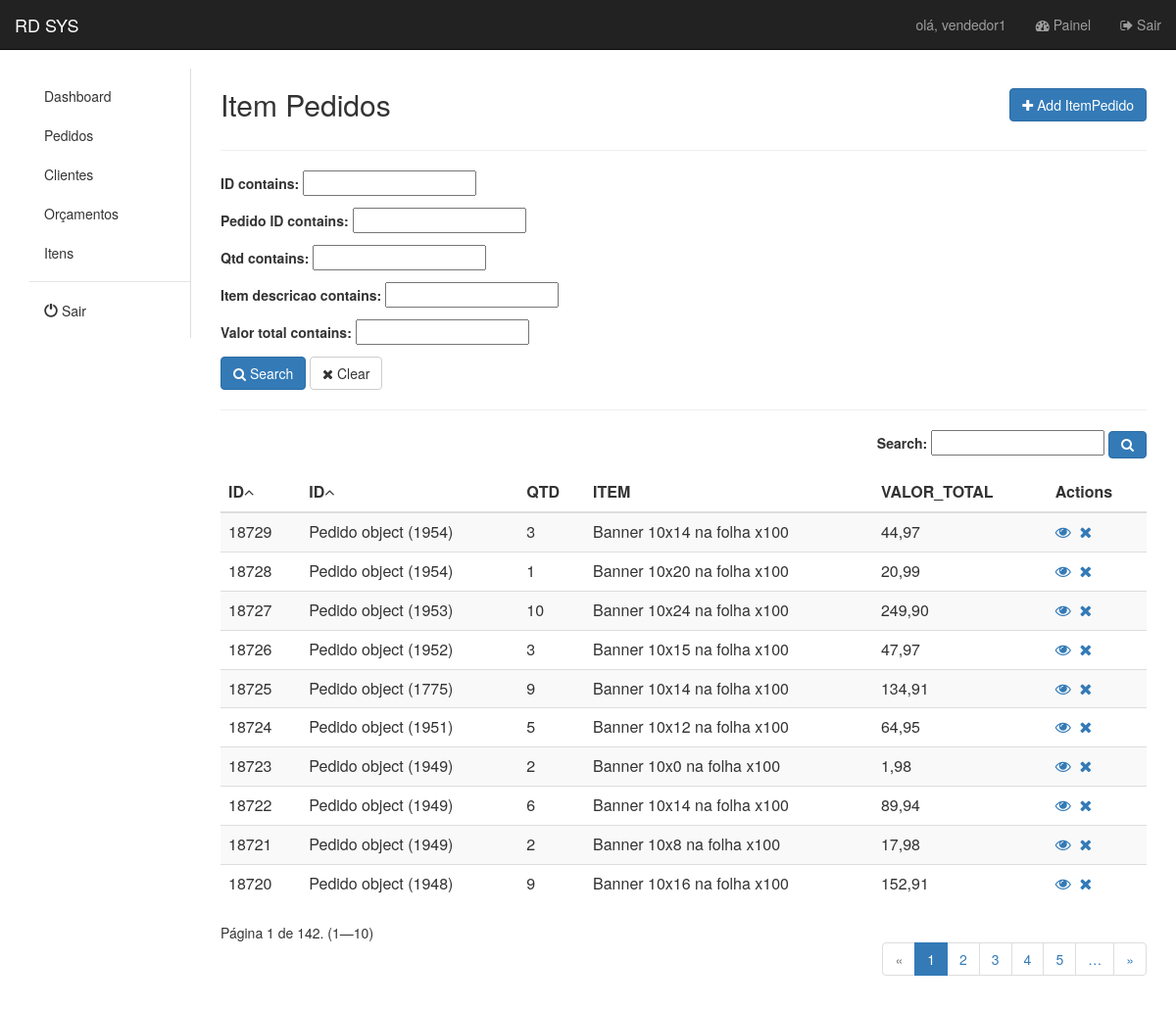
/itempedido/full/ (signed in), run on an earlier commit of the app's database.
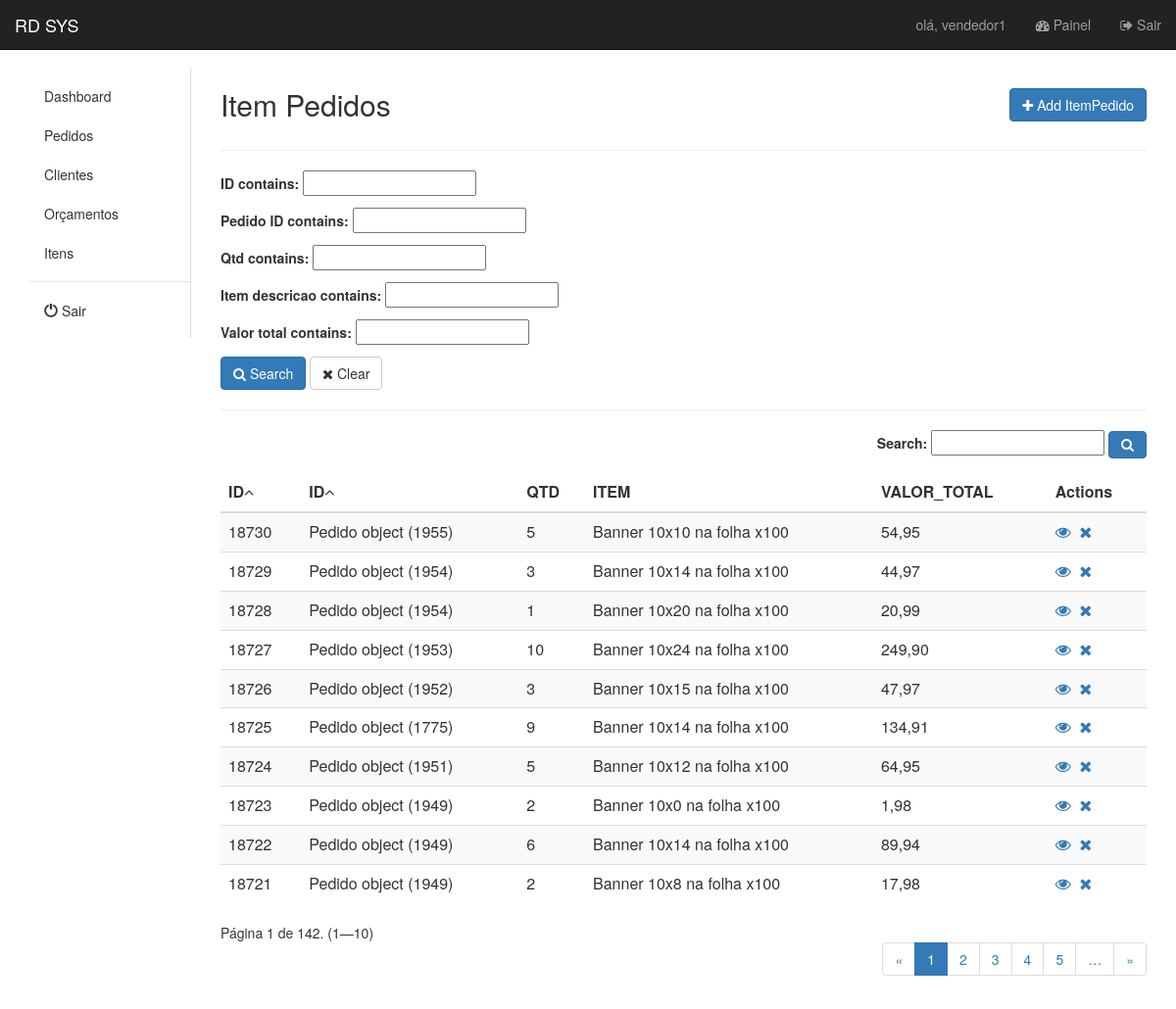
And on a later commit of the database.
### app/models.py (models this page shows)
class TimeStamped(models.Model):
    class Meta:
        abstract = True
    criado_em = models.DateTimeField(auto_now_add=True)
    alterado_em = models.DateTimeField(auto_now=True)

class ItemPedido(TimeStamped):
    pedido = models.ForeignKey(Pedido, blank=True, null=True, on_delete=models.CASCADE)
    qtd = models.IntegerField(default=1)
    item = models.ForeignKey(Item, blank=True, null=True, on_delete=models.CASCADE)
    valor_total = MoneyField(decimal_places=2, max_digits=10,
                             default=Money(0, 'USD'),
                             validators=[
                                 MinMoneyValidator(0),
                                 MaxMoneyValidator(100000),
                             ])

class Pedido(TimeStamped):
    vendedor = models.ForeignKey(Vendedor, blank=True, null=True, on_delete=models.CASCADE)
    cliente = models.ForeignKey(Cliente, blank=True, null=True, on_delete=models.CASCADE)
    forma_pagamento = models.ForeignKey(FormaPagamento, blank=True, null=True, on_delete=models.CASCADE)
    status = models.ForeignKey(StatusPedido, blank=True, null=True, on_delete=models.CASCADE)
    descricao = models.TextField(blank=True, null=True)
    valor_total = MoneyField(decimal_places=2, max_digits=10,
                             default=Money(0, 'BRL'),
                             validators=[
                                 MinMoneyValidator(0),
                                 MaxMoneyValidator(100000),
                             ])

class Item(TimeStamped):
    descricao = models.CharField(max_length=255, blank=True, null=True)
    preco_custo = MoneyField(decimal_places=2, max_digits=10,
                             default=Money(0, 'USD'),
                             validators=[
                                 MinMoneyValidator(0),
                                 MaxMoneyValidator(100000),
                             ])
    valor_unitario = MoneyField(decimal_places=2, max_digits=10,
                                default=Money(0, 'USD'),
                                validators=[
                                    MinMoneyValidator(0),
                                    MaxMoneyValidator(100000),
                                ])
    foto = models.URLField(blank=True, null=True)
    def __str__(self):
        return "%s" % self.descricao

### app/views/item_pedido.py (the view, shortened to what this page needs)
class ListFull(LoginRequiredMixin, ItemPedidoMixin, ListView):
    login_url = '/admin/login/'
    template_name = 'itempedido/list_full.html'
    model = ItemPedido
    context_object_name = 'itempedidos'
    ordering = '-id'
    paginate_by = 10
    search = ''
    def get_queryset(self):
        queryset = super().get_queryset()
        filter =  ItemPedidoFilter(self.request.GET, queryset)
        queryset = self.search_general(filter.qs)
        queryset = self.ordering_data(queryset)
        return queryset
    def search_general(self, qs):
        if 'search' in self.request.GET:
            self.search = self.request.GET['search']
            if self.search:
                search = self.search
                qs = qs.filter(Q(id__icontains=search)| Q(pedido__id__icontains=search)| Q(qtd__icontains=search)| Q(item__descricao__icontains=search)| Q(valor_total__icontains=search))
        return qs
    def get_ordering(self):
        if 'ordering' in self.request.GET:
            self.ordering = self.request.GET['ordering']
            if self.ordering:
                return self.ordering
            else:
                self.ordering = '-id'
        return self.ordering
    def ordering_data(self, qs):
        qs = qs.order_by(self.get_ordering())
        return qs
    def get_context_data(self, **kwargs):
        context = super(ListFull, self).get_context_data(**kwargs)
        queryset = self.get_queryset()
        filter = ItemPedidoFilter(self.request.GET, queryset)
        page_size = self.get_paginate_by(queryset)
        if page_size:
            paginator, page, queryset, is_paginated = self.paginate_queryset(queryset, page_size)
            context.update(**{
                'ordering': self.ordering,
                'search': self.search,
                'filter': filter,
                'paginator': paginator,
                'page_obj': page,
                'is_paginated': is_paginated,
                'object_list': queryset
            })
        return context

### app/mixins.py (called while the page is built)
    def get_context_data(self, **kwargs):
        context = super(ItemPedidoMixin, self).get_context_data(**kwargs)
        if self.model:
            context['model_name'] = self.model._meta.verbose_name.title()
            context['model_name_plural'] = self.model._meta.verbose_name_plural.title()
        return context

### app/templatetags/my_tags.py (called while the page is built)
@register.simple_tag(takes_context=True)
def param_replace(context, **kwargs):
    d = context['request'].GET.copy()
    for k, v in kwargs.items():
        d[k] = v
    for k in [k for k, v in d.items() if not v]:
        del d[k]
    return d.urlencode()

### app/templates/itempedido/list_full.html (shortened to what the changed rows need)
﻿{% extends 'base.html' %}
{% load my_tags %}
{% load static %}
{% load form_utils %}
{% block content %}
    <div id="top" class="row">
        <div class="col-sm-3">
            <h2> {{ model_name_plural }}</h2>
        </div>
    </div>
    <form id="advancedForm" method="get" action="{% url 'ITEMPEDIDO_list_full' %}">
        <div id="list" class="row">
            <div class="col-md-12">
                <table id="table" class="table table-striped" cellspacing="0" cellpadding="0">
                    <thead>
                        <tr>
                             <th>ID</th>
 <th>PEDIDO</th>
 <th>QTD</th>
 <th>ITEM</th>
 <th>VALOR_TOTAL</th>
                            <th class="actions">Actions</th>
                        </tr>
                    </thead>
                    <tbody>
                    {% for itempedido in object_list %}
                        <tr>
                             <td>{{ itempedido.id }}</td>
 <td>{{ itempedido.pedido }}</td>
 <td>{{ itempedido.qtd }}</td>
 <td>{{ itempedido.item }}</td>
 <td>{{ itempedido.valor_total }}</td>
 <td><a href="{% url 'ITEMPEDIDO_detail' itempedido.id %}"><i class="fa fa-eye"></i></a>&nbsp;&nbsp;<a href="{% url 'ITEMPEDIDO_delete' itempedido.id %}"><i class="fa fa-close"></i></a></td>
                        </tr>
                    {% endfor %}
                    </tbody>
                </table>
                <div class="row">
                    <div class="col-sm-12">
                        {% if is_paginated %}
                            <ul class="pagination pagination-flat pull-right">
                                {% for i in page_obj.paginator.page_range %}
                                    {% if page_obj.number == i %}
                                        <li class="page-item active"><span>{{ i }} </span>
                                        </li>
                                    {% elif i > page_obj.number|add:'-5' and i < page_obj.number|add:'5' %}
                                        <li class="page-item"><a class="page-link"
                                                                 href="?{% param_replace page=i %}">{{ i }}</a></li>
                                    {% endif %}
                                {% endfor %}
                            </ul>
                        {% endif %}
                    </div>
                </div>
            </div>
        </div>
    </form>
{% endblock %}

What changed in the data, as far as the page shows it:
no longer on this page (row unchanged): ItemPedido: id "18720", pedido "Pedido object (1948)", qtd "9", item "Banner 10x16 na folha x100", valor_total "152,91"
added ItemPedido: id "18730", pedido "Pedido object (1955)", qtd "5", item "Banner 10x10 na folha x100", valor_total "54,95"
